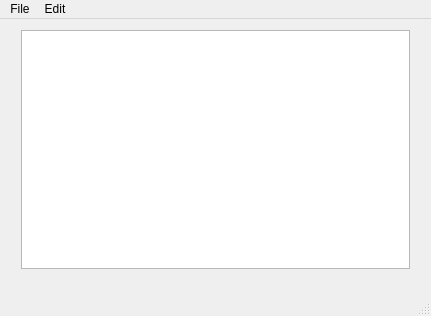
<?xml version="1.0" encoding="UTF-8"?>
<ui version="4.0">
 <class>MainWindow</class>
 <widget class="QMainWindow" name="MainWindow">
  <property name="geometry">
   <rect>
    <x>0</x>
    <y>0</y>
    <width>431</width>
    <height>316</height>
   </rect>
  </property>
  <property name="windowTitle">
   <string>MainWindow</string>
  </property>
  <widget class="QWidget" name="centralWidget">
   <widget class="QWidget" name="verticalLayoutWidget">
    <property name="geometry">
     <rect>
      <x>10</x>
      <y>0</y>
      <width>411</width>
      <height>261</height>
     </rect>
    </property>
    <layout class="QVBoxLayout" name="verticalLayout_2">
     <item>
      <widget class="QTextEdit" name="textEdit"/>
     </item>
    </layout>
   </widget>
  </widget>
  <widget class="QMenuBar" name="menuBar">
   <property name="geometry">
    <rect>
     <x>0</x>
     <y>0</y>
     <width>431</width>
     <height>21</height>
    </rect>
   </property>
   <widget class="QMenu" name="menuFile">
    <property name="title">
     <string>File</string>
    </property>
    <addaction name="actionNew"/>
    <addaction name="actionOpen"/>
    <addaction name="actionSave"/>
    <addaction name="actionSave_As"/>
    <addaction name="actionExit"/>
   </widget>
   <widget class="QMenu" name="menuEdit">
    <property name="title">
     <string>Edit</string>
    </property>
    <addaction name="actionCopy"/>
    <addaction name="actionCut"/>
    <addaction name="actionPaste"/>
    <addaction name="actionUndo"/>
    <addaction name="actionRedo"/>
   </widget>
   <addaction name="menuFile"/>
   <addaction name="menuEdit"/>
  </widget>
  <widget class="QStatusBar" name="statusBar"/>
  <action name="actionNew">
   <property name="text">
    <string>New</string>
   </property>
  </action>
  <action name="actionOpen">
   <property name="text">
    <string>Open</string>
   </property>
  </action>
  <action name="actionSave_As">
   <property name="text">
    <string>Save As</string>
   </property>
  </action>
  <action name="actionExit">
   <property name="text">
    <string>Exit</string>
   </property>
  </action>
  <action name="actionCopy">
   <property name="text">
    <string>Copy</string>
   </property>
  </action>
  <action name="actionCut">
   <property name="text">
    <string>Cut</string>
   </property>
  </action>
  <action name="actionPaste">
   <property name="text">
    <string>Paste</string>
   </property>
  </action>
  <action name="actionUndo">
   <property name="text">
    <string>Undo</string>
   </property>
  </action>
  <action name="actionRedo">
   <property name="text">
    <string>Redo</string>
   </property>
  </action>
  <action name="actionSave">
   <property name="text">
    <string>Save</string>
   </property>
  </action>
 </widget>
 <layoutdefault spacing="6" margin="11"/>
 <resources/>
 <connections/>
</ui>
